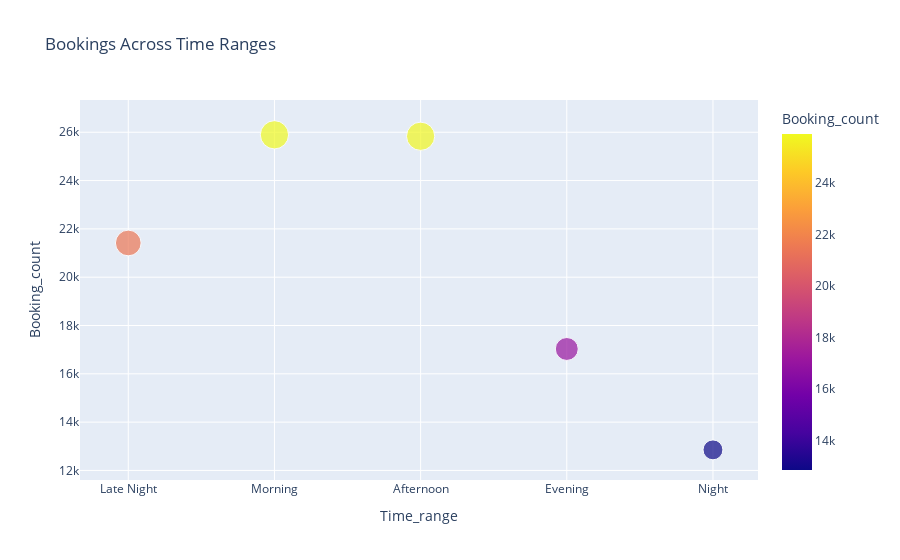

The code cell stored with this chart in its notebook:
### Code cell
booking_counts = new_df.groupby('Time_range')['Booking_ID'].count().reset_index()
booking_counts.columns = ['Time_range', 'Booking_count']

fig = px.scatter(
    booking_counts,
    x='Time_range',
    y='Booking_count',
    size='Booking_count',  
    title='Bookings Across Time Ranges',
    labels={
        'time_range': 'Time Range',
        'booking_count': 'Number of Bookings'
    },
    color='Booking_count'
)

fig.show()

### Figure 1 — Plotly figure (JSON) as saved in the notebook; plotly's stock layout.template omitted (floating-point values rounded to 4 significant figures)
{"data": [{"hovertemplate": "Time_range=%{x}<br>Booking_count=%{marker.color}<extra></extra>", "legendgroup": "", "marker": {"color": [21416, 25894, 25834, 17028, 12852], "coloraxis": "coloraxis", "size": [21416, 25894, 25834, 17028, 12852], "sizemode": "area", "sizeref": 64.73, "symbol": "circle"}, "mode": "markers", "name": "", "orientation": "v", "showlegend": false, "type": "scatter", "x": ["Late Night", "Morning", "Afternoon", "Evening", "Night"], "xaxis": "x", "y": [21416, 25894, 25834, 17028, 12852], "yaxis": "y"}], "layout": {"coloraxis": {"colorbar": {"title": {"text": "Booking_count"}}, "colorscale": [[0, "#0d0887"], [0.1111, "#46039f"], [0.2222, "#7201a8"], [0.3333, "#9c179e"], [0.4444, "#bd3786"], [0.5556, "#d8576b"], [0.6667, "#ed7953"], [0.7778, "#fb9f3a"], [0.8889, "#fdca26"], [1, "#f0f921"]]}, "legend": {"itemsizing": "constant", "tracegroupgap": 0}, "title": {"text": "Bookings Across Time Ranges"}, "xaxis": {"anchor": "y", "domain": [0, 1], "title": {"text": "Time_range"}}, "yaxis": {"anchor": "x", "domain": [0, 1], "title": {"text": "Booking_count"}}}}
